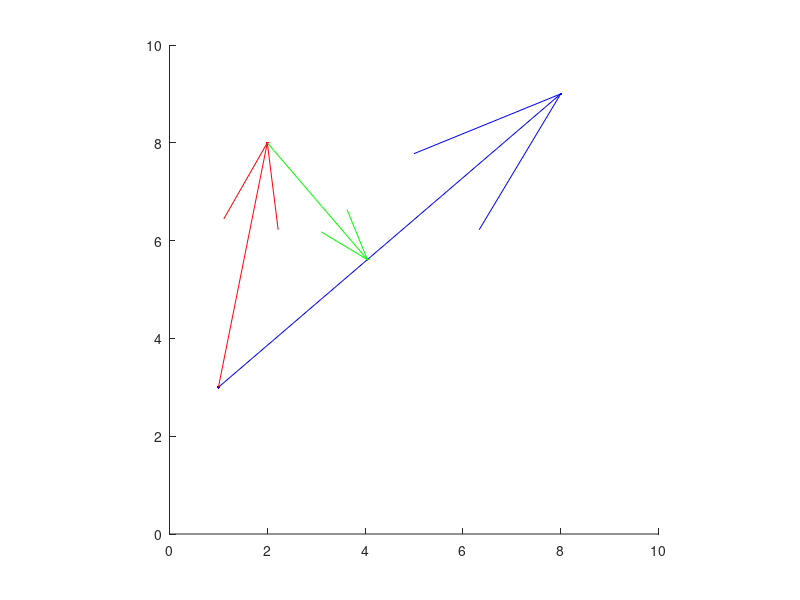

Write MATLAB code to recreate this figure.
x1 = [1,3];
x2 = [8,9];
d = [2 8];

figure(1), clf;
axis equal
xlim([0 10]);
ylim([0 10]);
hold on
plot(x1(1),x1(2),'b.');
plot(x2(1),x2(2),'b.');
plot(d(1),d(2),'r.');
quiver(x1(1),x1(2),x2(1)-x1(1),x2(2)-x1(2),0,'b-');
quiver(x1(1),x1(2),d(1)-x1(1),d(2)-x1(2),0,'r-');

dist = dot(d-x1, x2-x1) / norm(x2-x1);
p = x1 + dot(d-x1, x2-x1)/norm(x2-x1)^2 * (x2-x1);

plot(p(1),p(2),'g.');

quiver(d(1),d(2),p(1)-d(1),p(2)-d(2),0,'g-');

